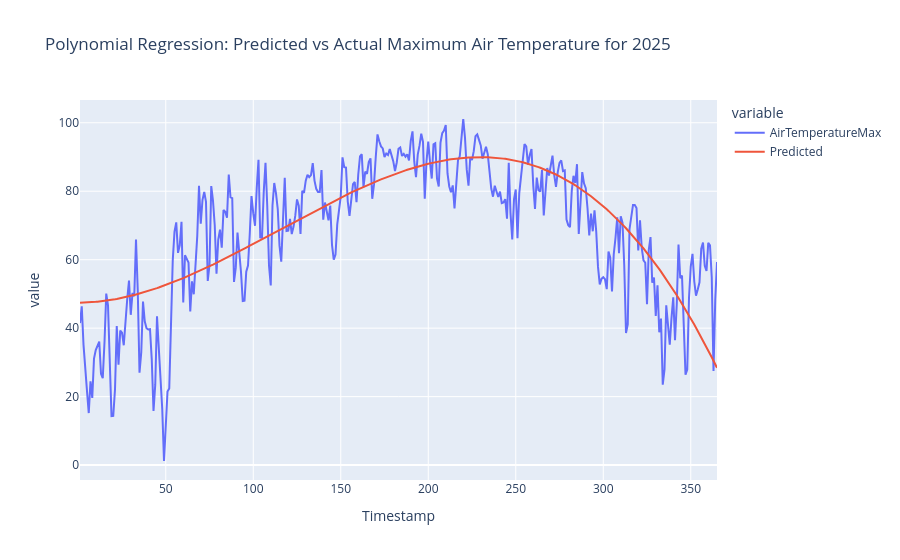

The code cell stored with this chart in its notebook:
### Markdown cell above
Another method would be to perform polynomial regression using the data for an entire year instead of a single day

### Code cell
# Polynomial regression of each year's temperature curve
from sklearn.preprocessing import PolynomialFeatures
from sklearn.pipeline import make_pipeline

for year in years:
    year_data = combined_df[combined_df["Year"] == year]
    X = year_data["Timestamp"].values.reshape(-1, 1)
    y = year_data["AirTemperatureMax"].values
    model = make_pipeline(PolynomialFeatures(degree=3), LinearRegression())
    model.fit(X, y)
    combined_df.loc[combined_df["Year"] == year, "Predicted"] = model.predict(X)

# Predict 2025 temperatures using the polynomial model
predicted_2025 = model.predict(mhk2025["Timestamp"].values.reshape(-1, 1))
mhk2025["Predicted"] = predicted_2025

# Plotting predicted vs actual for 2025
fig = px.line(mhk2025, x="Timestamp", y=["AirTemperatureMax", "Predicted"], title="Polynomial Regression: Predicted vs Actual Maximum Air Temperature for 2025")
fig.show()

### Figure 1 — Plotly figure (JSON) as saved in the notebook; plotly's stock layout.template omitted (floating-point values rounded to 4 significant figures; data arrays with more than 128 entries replaced by an {"elided": "..."} marker saying what was removed)
{"data": [{"hovertemplate": "variable=AirTemperatureMax<br>Timestamp=%{x}<br>value=%{y}<extra></extra>", "legendgroup": "AirTemperatureMax", "line": {"color": "#636efa", "dash": "solid"}, "marker": {"symbol": "circle"}, "mode": "lines", "name": "AirTemperatureMax", "orientation": "v", "showlegend": true, "type": "scatter", "x": {"elided": "365 int values"}, "xaxis": "x", "y": {"elided": "365 float values"}, "yaxis": "y"}, {"hovertemplate": "variable=Predicted<br>Timestamp=%{x}<br>value=%{y}<extra></extra>", "legendgroup": "Predicted", "line": {"color": "#EF553B", "dash": "solid"}, "marker": {"symbol": "circle"}, "mode": "lines", "name": "Predicted", "orientation": "v", "showlegend": true, "type": "scatter", "x": {"elided": "365 int values"}, "xaxis": "x", "y": {"elided": "365 float values"}, "yaxis": "y"}], "layout": {"legend": {"title": {"text": "variable"}, "tracegroupgap": 0}, "title": {"text": "Polynomial Regression: Predicted vs Actual Maximum Air Temperature for 2025"}, "xaxis": {"anchor": "y", "domain": [0, 1], "title": {"text": "Timestamp"}}, "yaxis": {"anchor": "x", "domain": [0, 1], "title": {"text": "value"}}}}
